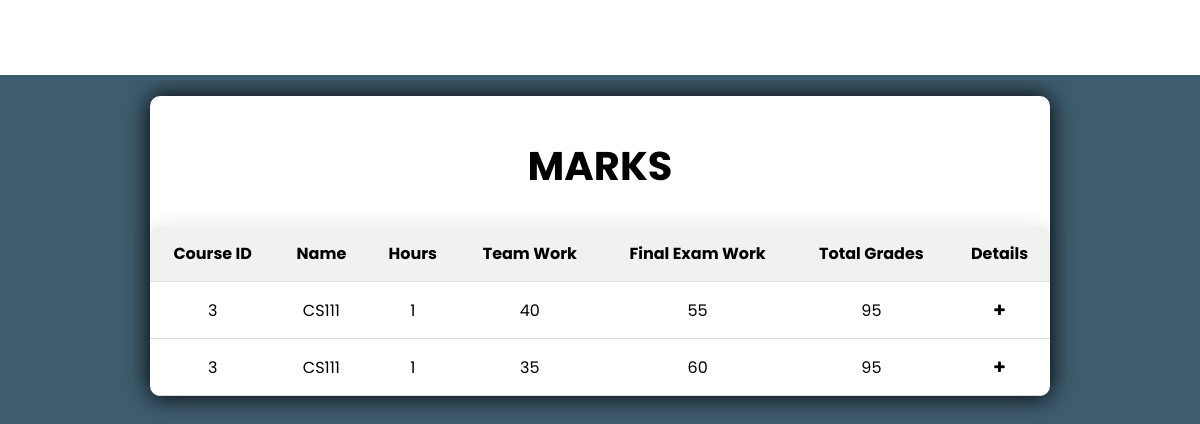
/registered_courses/, run on an earlier commit of the app's database.
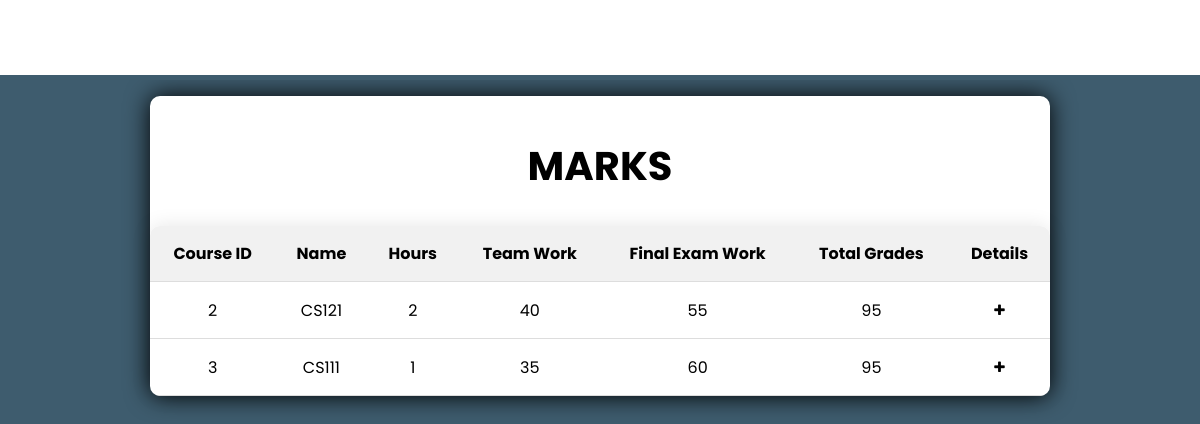
And on a later commit of the database.
### main_website/models.py (models this page shows, shortened)
class Grades(models.Model):
    student = models.ForeignKey(Student, on_delete=models.CASCADE)
    course = models.ForeignKey(Course, on_delete=models.CASCADE)
    course_grade = models.IntegerField(null=True)
    final_grade = models.IntegerField(null=True)

class Course(models.Model):
    name = models.CharField(max_length=50)
    course_id = models.CharField(max_length=8, unique=True, primary_key=True)
    department = models.ForeignKey('Department', on_delete=models.PROTECT)
    number_of_hours = models.IntegerField()
    lecture_day = models.CharField(max_length=10, choices=[
        ('Saturday', 'Saturday'),
        ('Sunday', 'Sunday'),
        ('Monday', 'Monday'),
        ('Tuesday', 'Tuesday'),
        ('Wednesday', 'Wednesday'),
        ('Thursday', 'Thursday'),
        ('Friday', 'Friday'),
    ])
    hall_number = models.CharField(max_length=8)

### main_website/views.py (the view)
# urls.py: path('registered_courses/', views.registered_courses, name='registered_courses'),
def registered_courses(request):
    grades = Grades.objects.filter(student_id='20210031')
    context = {
        'grades': Grades.objects.filter
    }
    return render(request, 'main_website/registered_courses.html', context)

### main_website/templates/main_website/registered_courses.html (shortened to what this page needs)
<!DOCTYPE html>
{% load static %}
<html>
    <head>
        <link rel="stylesheet" href={% static 'css/main.css'%}>
        <link rel="stylesheet" href={% static 'css/registeredCourses.css'%}>
        <link rel="stylesheet" href="https://cdnjs.cloudflare.com/ajax/libs/font-awesome/4.7.0/css/font-awesome.min.css">
    </head>
    <body>
        <header id="website-header"></header>
        <div id = "main-content">
            <div id = "personal-data">
                    <h1>MARKS</h1>
                <table id = 'mainTable'>
                    <thead style="display: in;">
                        <tr>
                            <th>Course ID</th>
                            <th>Name</th>
                            <th>Hours</th>
                            <th>Team Work</th>
                            <th>Final Exam Work</th>
                            <th>Total Grades</th>
                            <th>Details</th>
                        </tr>
                    </thead>
                    <tbody id = 'mainTableBody'>
                            {% for grade in grades %}
                                    <tr class = "parentRow">
                                        <td>{{grade.course.course_id}}</td>
                                        <td>{{grade.course.name}}</td>
                                        <td>{{grade.course.number_of_hours}}</td>
                                        <td>{{grade.course_grade}}</td>
                                        <td>{{grade.final_grade}}</td>
                                        <td>
                                            {% with x=grade.final_grade y=grade.course_grade %}
                                                {{x|add:y}}
                                            {% endwith %}
                                        </td>
                                        <td><button class="expand-button" ><i class="fa fa-plus"></i></button></td>
                                    </tr>
                            {% endfor %}
                    </tbody>
                </table>
            </div>
        </div>
    </body>
</html>

What changed in the data, as far as the page shows it:
changed Grades (number 1 of 2 on the later page): course.course_id "3" → "2"; course.name "CS111" → "CS121"; course.number_of_hours "1" → "2"
